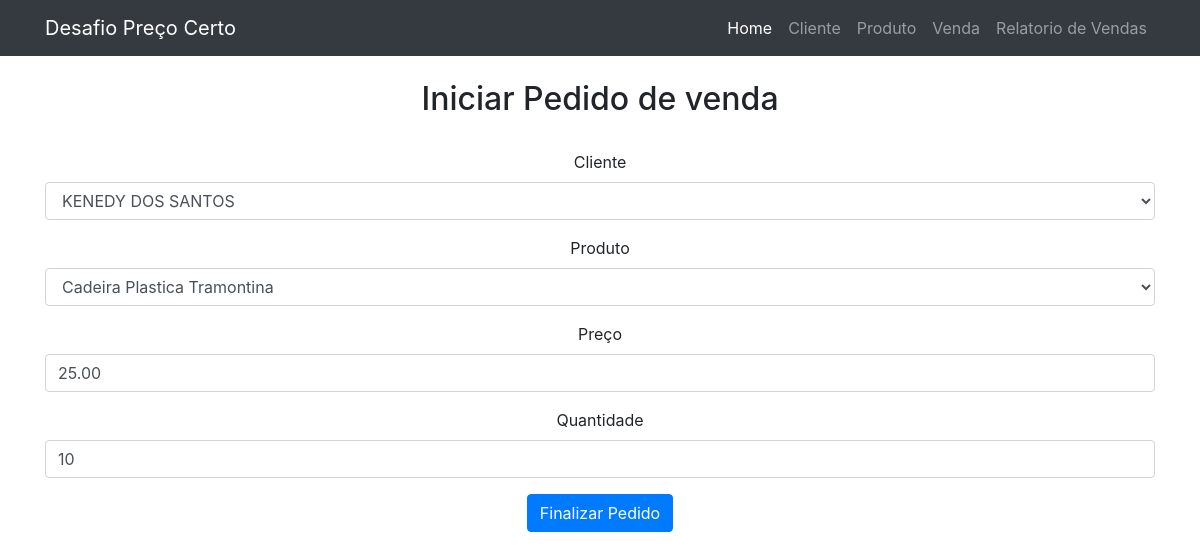
Screenshot of /core/editar/3/ with the database file from the repository.
### vendas/models.py (models this page shows, shortened)
class Pedido(models.Model):
	cliente = models.ForeignKey(Cliente, on_delete=models.CASCADE)
	produto = models.ForeignKey(Produto, on_delete=models.CASCADE)
	preco = models.DecimalField('Preço', max_digits=7, decimal_places=2)
	quantidade = models.IntegerField('Quantidade')
	data = models.DateField('Criado em', auto_now_add=True)
	def calcula(self):
		return self.preco / self.quantidade
	preco_medio = property(calcula)
	def total(self):
		return self.preco * self.quantidade
	sub_total = property(total)
	class Meta:
		verbose_name = 'Pedido'
		verbose_name_plural = 'Pedidos'
		ordering = ['cliente']

### core/views.py (the view)
# urls.py: path('editar/<int:id_pedido>/', views.editar, name='editar'),
def editar(request, id_pedido):
	edite = get_object_or_404(Pedido, id=id_pedido)
	if request.method == 'POST':
		form = PedidoForm(request.POST, instance=edite)
		if form.is_valid():
			form.save()
			return redirect('relatorio')
	else:
		form = PedidoForm(instance=edite)
	return render(request, 'core/pedido.html',{'form':form})

### vendas/forms.py
class PedidoForm(ModelForm):
	class Meta:
		model = Pedido
		fields = '__all__'

### clinte/models.py (called while the page is built)
	def __str__(self):
		return self.nome

### produto/models.py (called while the page is built)
	def __str__(self):
		return self.nome

### core/templates/core/pedido.html (shortened to what this page needs)
{% extends "base.html" %}
{% load bootstrap4 %}
{% block body %}
<br>
<h2>Iniciar Pedido de venda</h2>
<br>
	<div class="row">
		<div class="col-md-12">
			<form method="post">
				{%bootstrap_form form%}
				<button class="btn btn-primary" type="submit">Finalizar Pedido</button>
			</form>
{% endblock body %}

### rows the page displays
Pedido: cliente "KENEDY DOS SANTOS", produto "Cadeira Plastica Tramontina", preco "25.00", quantidade "10"
